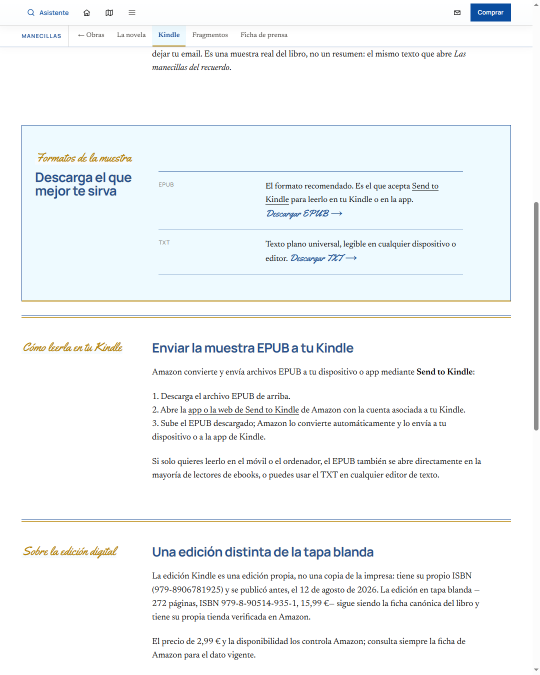
#> input picture publicaciones Bluesky GPT/2026-10-07/muestra-manecillas-bluesky.png, 1080 x 1350 px (shown at 1/2 size)
$ python grade_image.py '../../publicaciones Bluesky GPT/2026-10-07/muestra-manecillas-bluesky.png' out.png
#> lines starting #> are read from the running program, lines starting #| are printed output that depends on the picture
#!/usr/bin/env python3
"""Grade and crop a real photo for the canonical 1080x1350 Instagram carousel.

Usage:
  python tools/carousel_template/grade_image.py input.jpg output.jpg [crop_top_bias]

crop_top_bias: 0.0=top, 0.5=center, 1.0=bottom. Default 0.5.
"""
from __future__ import annotations

import argparse
from pathlib import Path
from PIL import Image, ImageEnhance, ImageOps

SIZE = (1080, 1350)
TERRACOTTA = (180, 110, 60)


def grade(src: Path, dst: Path, bias: float) -> None:
#> called with bias = 0.5
    if not src.exists():
        raise SystemExit(f"ERROR: no existe {src}")
    bias = min(1.0, max(0.0, bias))
    with Image.open(src) as im:
#> im is the input picture: PIL image 1080x1350 RGB; mean R, G, B 243.3, 246.4, 247.7
        im = ImageOps.exif_transpose(im).convert("RGB")
        im = ImageOps.fit(im, SIZE, method=Image.Resampling.LANCZOS, centering=(0.5, bias))
        im = ImageEnhance.Color(im).enhance(0.78)
        im = ImageEnhance.Contrast(im).enhance(1.15)
        im = ImageEnhance.Brightness(im).enhance(0.80)
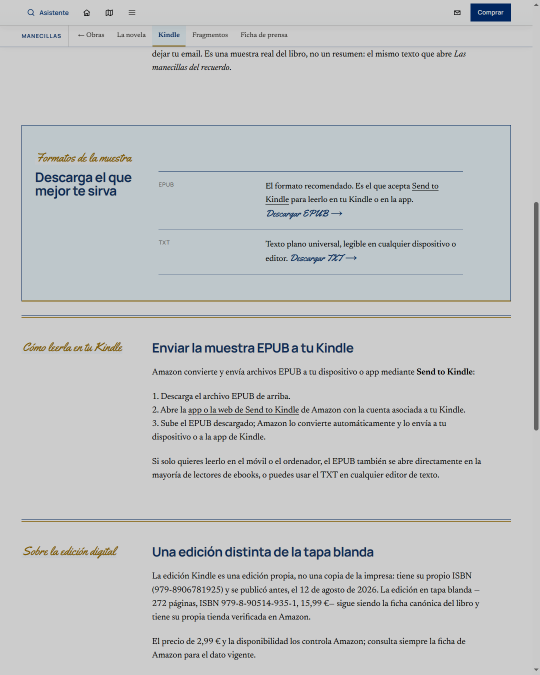
#> im: PIL image 1080x1350 RGB (shown at 1/2 size); mean R, G, B 193.8, 196.1, 197.1
        tint = Image.new("RGB", SIZE, TERRACOTTA)
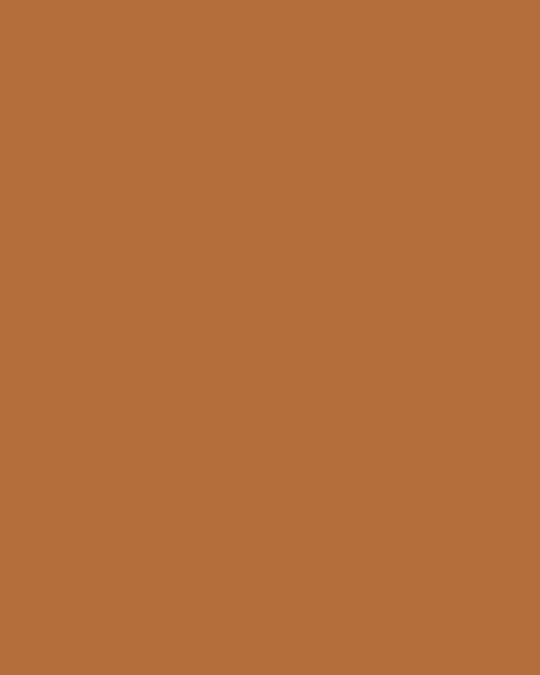
#> tint: PIL image 1080x1350 RGB (shown at 1/2 size); mean R, G, B 180, 110, 60
        im = Image.blend(im, tint, 0.16)
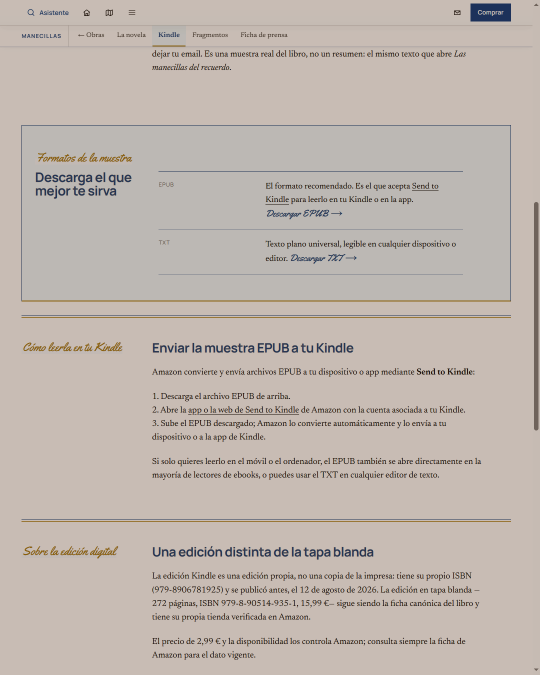
#> im: PIL image 1080x1350 RGB (shown at 1/2 size); mean R, G, B 191.4, 181.5, 174.4
        dst.parent.mkdir(parents=True, exist_ok=True)
        im.save(dst, quality=94, optimize=True, subsampling=0)
    print(f"OK {dst} 1080x1350 bias={bias:.2f}")


def main() -> None:
    ap = argparse.ArgumentParser()
    ap.add_argument("input")
    ap.add_argument("output")
    ap.add_argument("crop_top_bias", nargs="?", type=float, default=0.5)
    args = ap.parse_args()
    grade(Path(args.input), Path(args.output), args.crop_top_bias)


if __name__ == "__main__":
    main()
